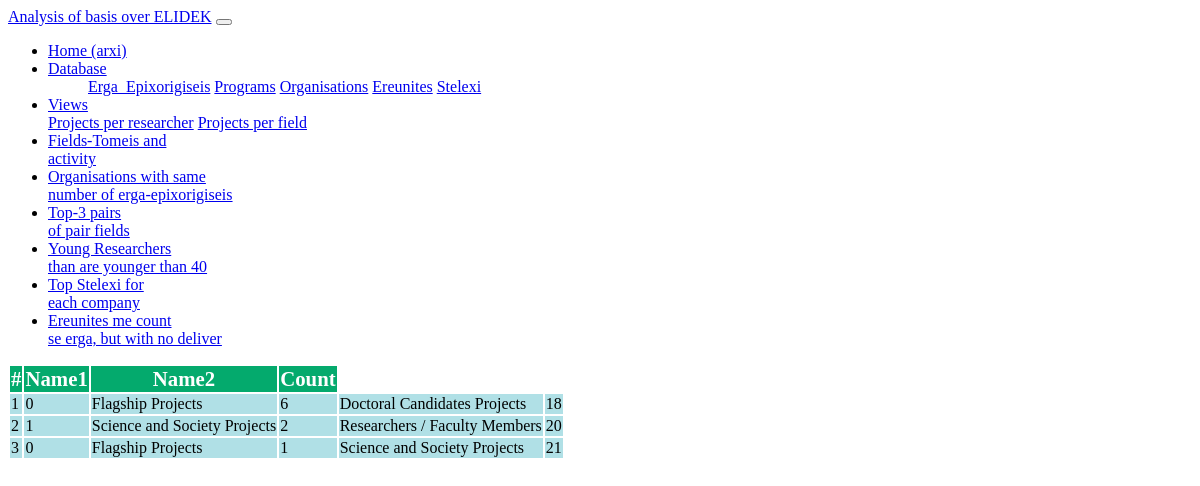
Page /phpscripts/top3.php on the committed database.
### tables this page shows
create TABLE IF NOT EXISTS Epistimoniko_Pedio (
    Name_Science_Field VARCHAR(30) NOT NULL,
    Code_anaforas INT UNSIGNED NOT NULL,
    PRIMARY KEY(Name_Science_Field));

### phpscripts/top3.php (the view, shortened to what this page needs)
<!DOCTYPE html>
<html lang="en">
<head>
</head>
<body>
    <?php include('navbar.php'); ?>
    <table class="table table-hover table-success table-striped table-borderless">
        <thead>
            <tr>
                <th>#</th>
                <th>Name1</th>
                <th>Name2</th>
				<th>Count</th>
            </tr>
        </thead>
        <?php
        $host = "127.0.0.1";
        $port = 3306;
        $socket = "";
        $user = "root";
        $password = "";
        $dbname = "project_team_6";
        $conn = new mysqli($host, $user, $password, $dbname, $port, $socket)
            or die('Could not connect to the database server' . mysqli_connect_error());
        $quer = "SELECT Pedio_1 , N1.Name_Science_Field AS Name_1, Pedio_2 , N2.Name_Science_Field AS Name_2 , pair_count FROM ( SELECT DISTINCT A.Code_anaforas AS Pedio_1 , B.Code_anaforas AS Pedio_2 , ( SELECT COUNT(*) FROM epistimoniko_pedio_ergou AA INNER JOIN epistimoniko_pedio_ergou BB ON AA.ID_Ergou = BB.ID_Ergou WHERE AA.Code_anaforas = A.Code_anaforas AND BB.Code_anaforas = B.Code_anaforas AND AA.Code_anaforas <> BB.Code_anaforas ) AS pair_count FROM epistimoniko_pedio_ergou A INNER JOIN epistimoniko_pedio_ergou B ON A.ID_Ergou = B.ID_Ergou WHERE A.Code_anaforas < B.Code_anaforas ORDER BY pair_count DESC LIMIT 3 ) AS top_pairs INNER JOIN epistimoniko_pedio N1 ON N1.Code_anaforas = top_pairs.Pedio_1 INNER JOIN epistimoniko_pedio N2 ON top_pairs.Pedio_2 = N2.Code_anaforas;";
        $res = mysqli_query($conn, $quer);
        $numup = 0;
        if (mysqli_num_rows($res) == 0) {
            echo "<h4>There are no programs</h4>";
        } else {
            while ($tuple = mysqli_fetch_assoc($res)) {
                $numup++;
					if ($numup < 7) {
						echo "<tr style = \"background-color: powderblue;\">";
						echo "<td>" . $numup . "</td>";
						echo "<td>" . $tuple['Pedio_1'] . "</td>";
						echo "<td>" . $tuple['Name_1'] . "</td>";
						echo "<td>" . $tuple['Pedio_2'] . "</td>";
                        echo "<td>" . $tuple['Name_2'] . "</td>";
                        echo "<td>" . $tuple['pair_count'] . "</td>";
						echo "</tr>";
					}
            }
        }
        ?>
    </table>
</body>
</html>

### phpscripts/navbar.php (shortened to what this page needs)
<nav class="navbar navbar-expand-lg navbar-white bg-dark">
  <a class="navbar-brand" href="#">Analysis of basis over ELIDEK</a>
  <button class="navbar-toggler" type="button" data-toggle="collapse" data-target="#navbarSupportedContent" aria-controls="navbarSupportedContent" aria-expanded="false" aria-label="Toggle navigation">
  </button>
  <div class="collapse navbar-collapse" id="navbarSupportedContent">
    <ul class="navbar-nav mr-auto">
      <li class="nav-item active">
        <a class="nav-link" href="index.php">Home <span class="sr-only">(arxi)</span></a>
      </li>
      <li class="nav-item dropdown">
        <a class="nav-link dropdown-toggle" href="#" id="navbarDropdown1" role="button" data-toggle="dropdown" aria-haspopup="true" aria-expanded="false">
          Database
        </a>
        <ul class="dropdown-menu" aria-labelledby="navbarDropdown">
          <a class="dropdown-item" href="ergo_select.php">Erga_Epixorigiseis</a>
          <a class="dropdown-item" href="program_database.php">Programs</a>
		  <a class="dropdown-item" href="organization_select.php">Organisations</a>
		  <a class="dropdown-item" href="researcher_database.php">Ereunites</a>
		  <a class="dropdown-item" href="stelexos_database.php">Stelexi</a>
        </ul>
      </li>
	  <li class="nav-item dropdown">
        <a class="nav-link dropdown-toggle" href="#" id="navbarDropdown2" role="button" data-toggle="dropdown" aria-haspopup="true" aria-expanded="false">
           Views
        </a>
        <div class="dropdown-menu" aria-labelledby="navbarDropdown">
          <a class="dropdown-item" href="view_1.php">Projects per researcher</a>
          <a class="dropdown-item" href="view_2.php">Projects per field</a>
        </div>
      </li>
      <li class="nav-item">
        <a class="nav-link " href="fields.php">Fields-Tomeis and <br> activity </a>
      </li>
	  <li class="nav-item">
        <a class="nav-link " href="samenumorgs.php">Organisations with same <br> number of erga-epixorigiseis</a>
      </li>
	   <li class="nav-item">
        <a class="nav-link " href="top3.php">Top-3 pairs <br> of pair fields</a>
      </li>
	  <li class="nav-item">
        <a class="nav-link " href="youngs.php">Young Researchers <br> than are younger than 40</a>
      </li>
	  <li class="nav-item">
        <a class="nav-link " href="execs.php">Top Stelexi for <br> each company</a>
      </li>
	  <li class="nav-item">
        <a class="nav-link " href="nodeliver.php">Ereunites me count <br> se erga, but with no deliver</a>
      </li>
    </ul>
  </div>
</nav>

### phpscripts/top3.php (style rules this page uses)
thead th { font-size: 1.3em; background-color: #04AA6D; color: white; }

### phpscripts/navbar.php (style rules this page uses)
thead th { background-color: #04AA6D; color: white; }

### rows in the picture
epistimoniko_pedio: Pedio_1 "0", Name_Science_Field "Flagship Projects", Pedio_2 "6", epistimoniko_pedio.Name_Science_Field "Doctoral Candidates Projects", pair_count "18", Pedio_2 "1", epistimoniko_pedio.Name_Science_Field "Science and Society Projects", pair_count "21"
epistimoniko_pedio: Pedio_1 "1", Name_Science_Field "Science and Society Projects", Pedio_2 "2", epistimoniko_pedio.Name_Science_Field "Researchers / Faculty Members", pair_count "20"
